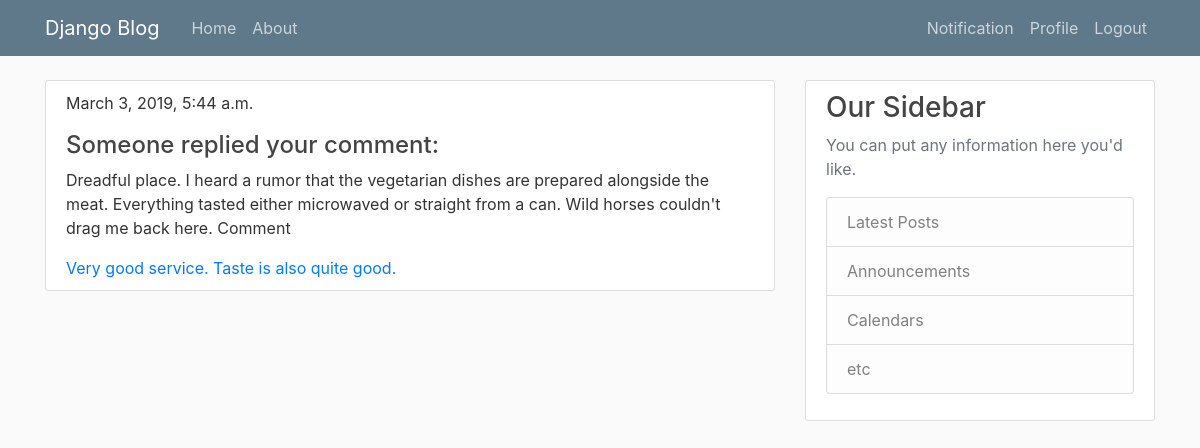
The page /notification/ (signed in) on the database its author committed.
### mysite/models.py (models this page shows, shortened)
class Notification(models.Model):
    notification_id = models.CharField(max_length=6, primary_key=True)
    reply = models.OneToOneField(Reply, on_delete=models.CASCADE)
    url = models.URLField()
    status = models.BinaryField()
    recipient_id = models.CharField(max_length=6)

class Reply(models.Model):
    reply_id = models.CharField(max_length=6, primary_key=True)
    comment = models.ForeignKey(Comment, on_delete=models.CASCADE)
    reply = models.TextField()
    reply_datetime = models.DateTimeField()
    class Meta:
        verbose_name_plural = "Replies"

class Comment(models.Model):
    comment_id = models.CharField(max_length=6, primary_key=True)
    restaurant = models.ForeignKey(Restaurant, on_delete=models.CASCADE)
    user = models.ForeignKey(Profile, on_delete=models.CASCADE)
    comment = models.TextField()
    rating = models.SmallIntegerField()
    comment_datetime = models.DateTimeField()
    def __str__(self):
        return f'{self.comment} Comment'

### mysite/views.py (the view)
# urls.py: path('notification/', views.Message, name='mysite-notification'),
def Message(request):
    context = {
        'notification': Notification.objects.filter(recipient_id=request.user.id)
    }
    return render(request, 'mysite/notification.html', context)

### templates/mysite/notification.html
{% extends "mysite/base.html" %}
{% block content %}
<div>
  {%if notification%}
  {% for message in notification %}
  <article class="media content-section">
    <div class="media-body">
      <td>
        <p>{{message.reply.reply_datetime}}</p>
      </td>
      <td>
          <p>
            <h4>Someone replied your comment:</h4>
            {{message.reply.comment}}
          </p>
      </td>
      <td>
        <a href="{{message.url}}">{{ message.reply.reply}}</a>
      </td>
    </div>
  </article>
  {%endfor%}
  {%else%}
  <h2>No Notification</h2>
  {%endif%}
</div>
{% endblock %}

### mysite/static/mysite/main.css (style rules this page uses)
body { background: #fafafa; color: #333333; margin-top: 5rem; }
h1, h2, h3, h4, h5, h6 { color: #444444; }
.content-section { background: #ffffff; padding: 10px 20px; border: 1px solid #dddddd; border-radius: 3px; margin-bottom: 20px; }

### rows shown on the page
Notification: reply.reply_datetime "March 3, 2019, 5:44 a.m.", reply.comment "Dreadful place. I heard a rumor that the vegetarian dishes are prepared alongside the meat. Everything tasted either microwaved or straight from a can. Wild horses couldn't drag me back here. Comment", reply.reply "Very good service. Taste is also quite good."
